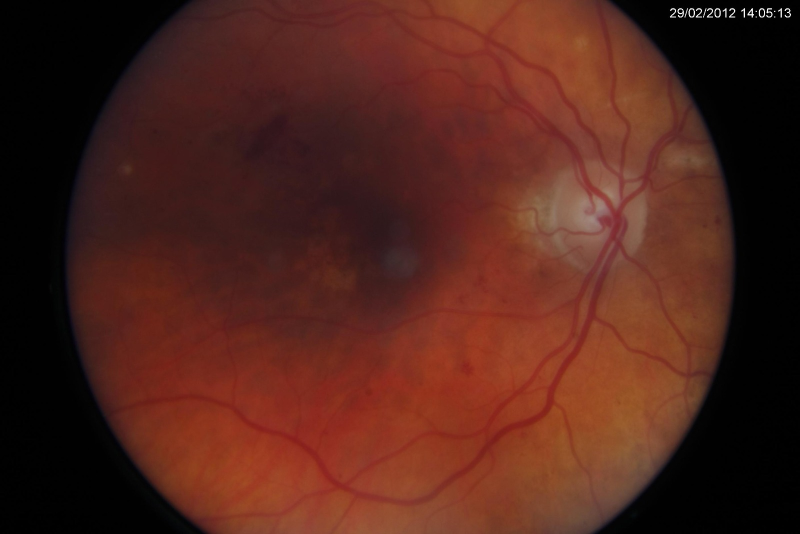
#> input picture Fundus.jpeg, 1600 x 1068 px, found by its file name (shown at 1/2 size)
$ jupyter execute FundusImageEdgeExtraction.ipynb   (older library calls are emulated)
#> lines starting #> are read from the running program, lines starting #| are printed output that depends on the picture; after the words box and inside, x2 and y2 are one past the last pixel; in counts of white or black regions, pixels touching at a corner belong together
## People in group :

1.   Kaja Gnana Prakash - 224101027
2.   Vudatha Venkata Narendra - 224101060
3.   Maddala Karthik - 224101029
4.   Tejas Chandra Karreddula - 224101052
5.   Ashish Kumar Pal - 224101009

### **Assignment Moto**
To detect the edges in the fundus image using morphological operations.

## **Solution 1**
## Image Processing Steps :

1.   Extract the green channel from the given RBG image
2.   Applying histogram equalization on the extarcted image
3.   Perform erosion on the extarcted image
4.   Perform opening operation on the image obtained
5.   Do gaussian blurring on the obtained image
6.   Apply sobel operator for the obtained image
7.   Erode and dilate the image

## **Solution 2**
## Image Processing Steps :

1.   Extract the green channel from the given RBG image
2.   Applying histogram equalization on the extarcted image
3.   Adding gaussian noise to the obtained image
4.   Do canny edge detection for the image obtained
5.   Apply dilation to the obtained
6.   Apply erosion to the obtained

# **Start of solution 1**

**IMPORT PACKAGES**

[cell 1]
import cv2
import numpy as np
import math
from matplotlib import pyplot as plt

**READ IMAGE**

[cell 2]
I = cv2.imread("fundus.jpeg",cv2.IMREAD_UNCHANGED)
#> I is the input picture: shape (1068, 1600, 3); mean B, G, R 27.2, 36.4, 80.5
I = cv2.cvtColor(I, cv2.COLOR_BGR2RGB)
#print(I.shape)
#plt.plot()

**EXTRACTING GREEN CHANNEL**

[cell 3]
green_channel = I[:,:,1]
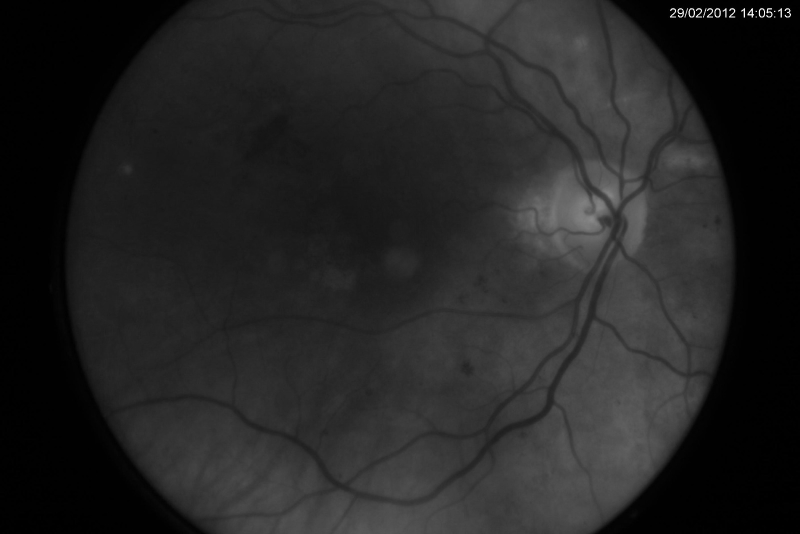
#> green_channel: shape (1068, 1600) (shown at 1/2 size); min 0, max 255, mean 36.4
# plt.imshow(green_channel)
# plt.plot()

**APPLYING HISTOGRAM EQUALISATION**

[cell 4]
clahe = cv2.createCLAHE(clipLimit = 5)
final_img = clahe.apply(green_channel) + 30
final_img=cv2.cvtColor(final_img, cv2.COLOR_BGR2RGB)
#> final_img: shape (1068, 1600, 3)
plt.imshow(final_img)
plt.plot()

**PERFORMING EROSION**

[cell 5]
kernel = np.ones((5, 5), np.uint8)
img_erosion = cv2.erode(final_img, kernel, iterations=1)
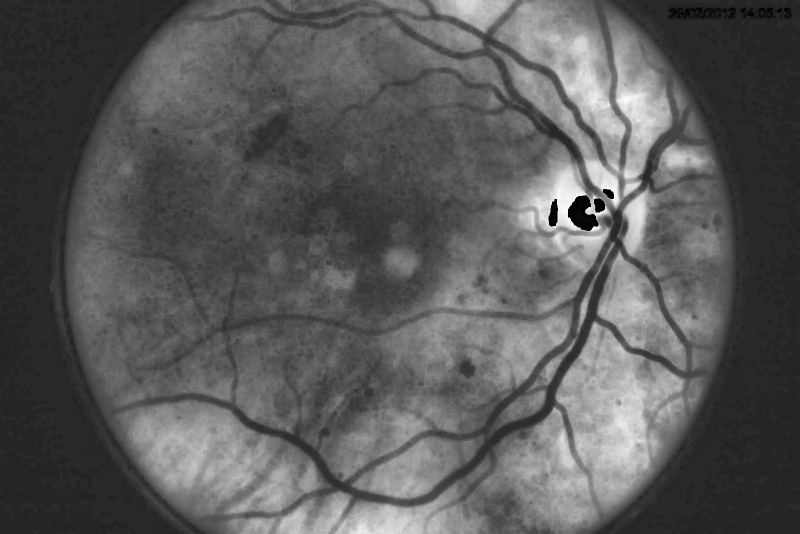
#> img_erosion: shape (1068, 1600, 3) (shown at 1/2 size); min 0, max 251, mean 89.7
img_erosion=cv2.cvtColor(img_erosion, cv2.COLOR_BGR2RGB)
plt.imshow(img_erosion)
plt.plot()

**OPENING OPERATION**

[cell 6]
kernel = np.ones((3, 3), np.uint8)
opening = cv2.morphologyEx(img_erosion, cv2.MORPH_OPEN, kernel, iterations=1)
opening=cv2.cvtColor(opening, cv2.COLOR_BGR2RGB)
plt.imshow(opening)
plt.plot()

**DO GAUSSIAN BLUR**

[cell 7]
img_blur = cv2.GaussianBlur(opening, (21,21), 0)
plt.imshow(img_blur)
plt.plot()

**DO SOBEL EDGE DETECTION**

[cell 8]
sobelx = cv2.Sobel(img_blur,cv2.CV_64F,1,0,ksize=3)
thresh, bin1 = cv2.threshold(sobelx, 15, 70, cv2.THRESH_BINARY)
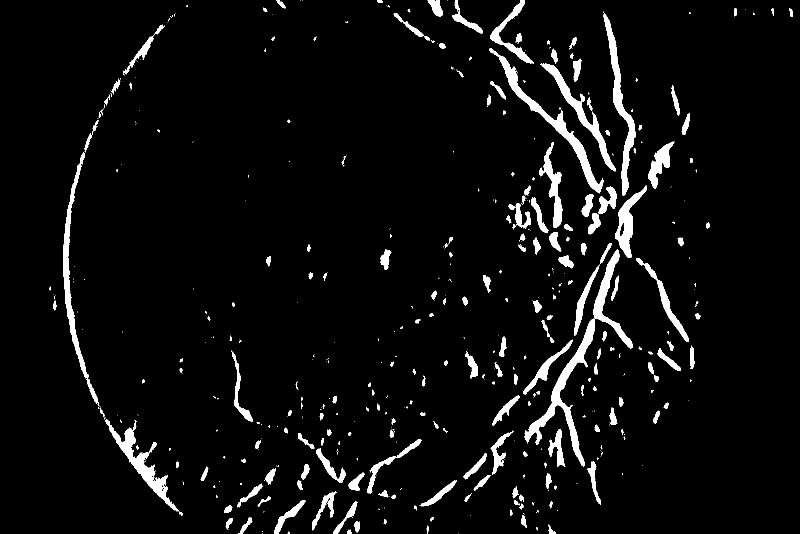
#> bin1: shape (1068, 1600, 3) float64 (shown at 1/2 size); values 0 (black) and 70 (white), 4.9% white; 469 white regions (256 under 20 px), largest, box (x1, y1, x2, y2) and area: (1049, 637, 1190, 933) 6076, (979, 96, 1207, 387) 5504, (1206, 23, 1272, 392) 4678
image = cv2.resize(bin1, (1880,2816))
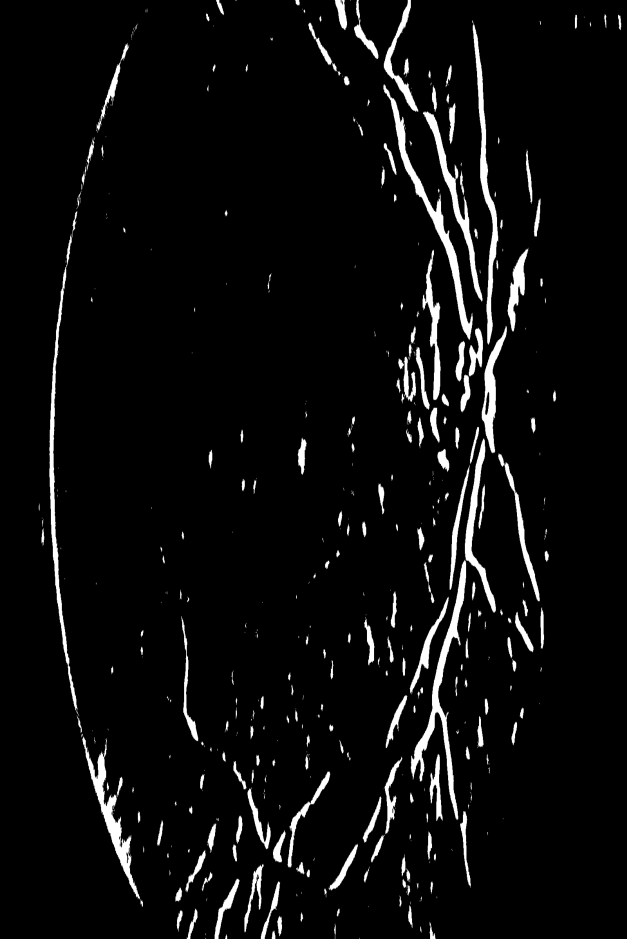
#> image: shape (2816, 1880, 3) float64 (shown at 1/3 size); min 0, max 70, mean 3.5; drawn with min black and max white
sobely = cv2.Sobel(img_blur,cv2.CV_64F,0,1,ksize=3)
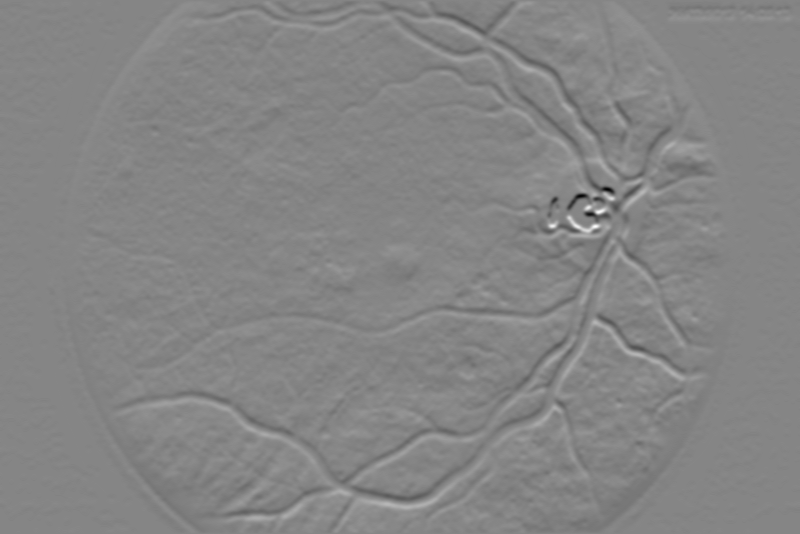
#> sobely: shape (1068, 1600, 3) float64 (shown at 1/2 size); min -215, max 197, mean 0.1; drawn with min black and max white
thresh, bin2 = cv2.threshold(sobely, 15, 70, cv2.THRESH_BINARY)
#> bin2: shape (1068, 1600, 3) float64; values 0 (black) and 70 (white), 5.1% white; 444 white regions (219 under 20 px), largest, box (x1, y1, x2, y2) and area: (239, 795, 642, 947) 5398, (1108, 636, 1406, 798) 5299, (669, 904, 978, 1065) 5268
#Dilating the image
img_dilation2 = cv2.dilate(bin2, np.ones((3, 3), np.uint8), iterations=1)
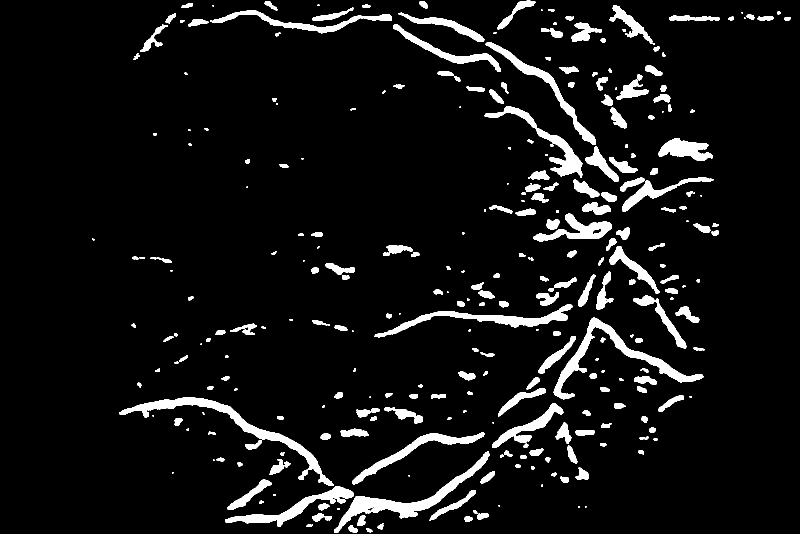
#> img_dilation2: shape (1068, 1600, 3) float64 (shown at 1/2 size); values 0 (black) and 70 (white), 7% white; 303 white regions (47 under 20 px), largest, box (x1, y1, x2, y2) and area: (238, 794, 668, 972) 7293, (668, 903, 979, 1066) 6748, (1107, 635, 1407, 799) 6594
fig = plt.figure(figsize=(10, 7))
rows = 2
columns = 2
fig.add_subplot(rows, columns, 1)
# showing image
plt.imshow(bin2)
plt.axis('off')
plt.title("OUTPUT Image")

# **Solution 2**

**IMPORTING imshow**

[cell 9]
from google.colab.patches import cv2_imshow

**IMPORT** **PACKAGES**

[cell 10]
import cv2
import numpy as np
import matplotlib.pyplot as plt

**READING THE IMAGE**

[cell 11]
img = cv2.imread("fundus.jpeg")

**EXTRACTING THE GREEN CHANNEL**

[cell 12]
green_channel = img[:,:,1]
cv2_imshow(green_channel)

**HISTOGRAM EQUALISING**

[cell 13]
clahe = cv2.createCLAHE(clipLimit=2.0, tileGridSize=(8,8))
equalized = clahe.apply(green_channel)
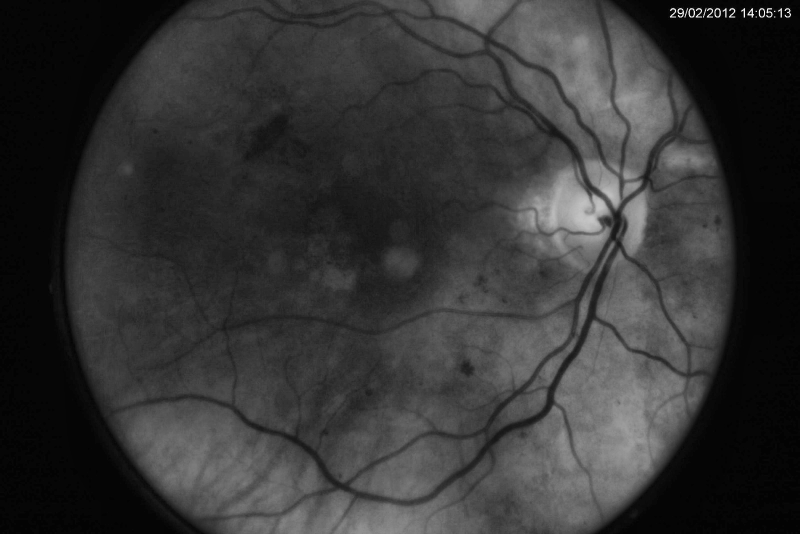
#> equalized: shape (1068, 1600) (shown at 1/2 size); min 2, max 255, mean 52.7
cv2_imshow(equalized)

**ADDING GAUSSIAN NOISE**

[cell 14]
gauss = cv2.GaussianBlur(equalized, (21,21), 0)
cv2_imshow(gauss)

**APPLYING CANNY EDGE DETECTION**

[cell 15]
lwr = 5 # Lower Threshold
upr = 20  # Upper threshold
edge = cv2.Canny(gauss, lwr, upr)
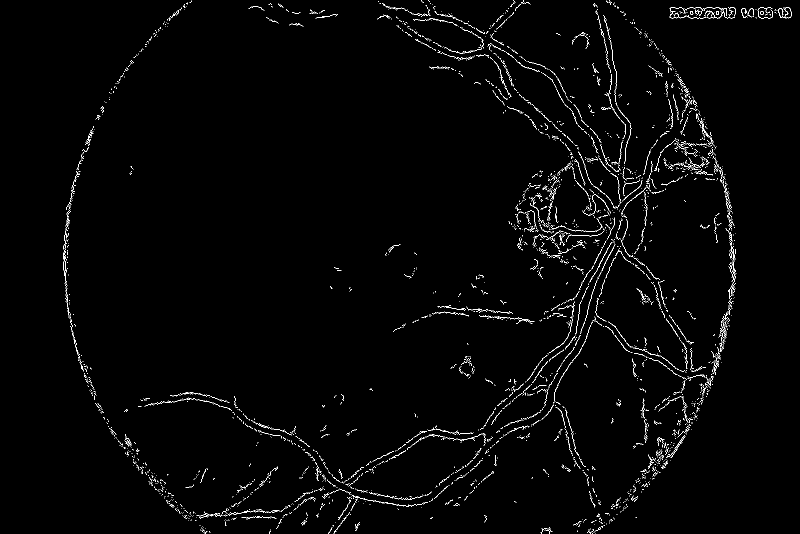
#> edge: shape (1068, 1600) (shown at 1/2 size); 1.5% white in thin lines or dots
cv2.imwrite("edges.jpg", edge)
cv2_imshow(edge)

**APPLYING DILATION**

[cell 16]
kernel1 = np.ones((5, 5), np.uint8)
dilation1 = cv2.dilate(edge, kernel1, iterations=5)
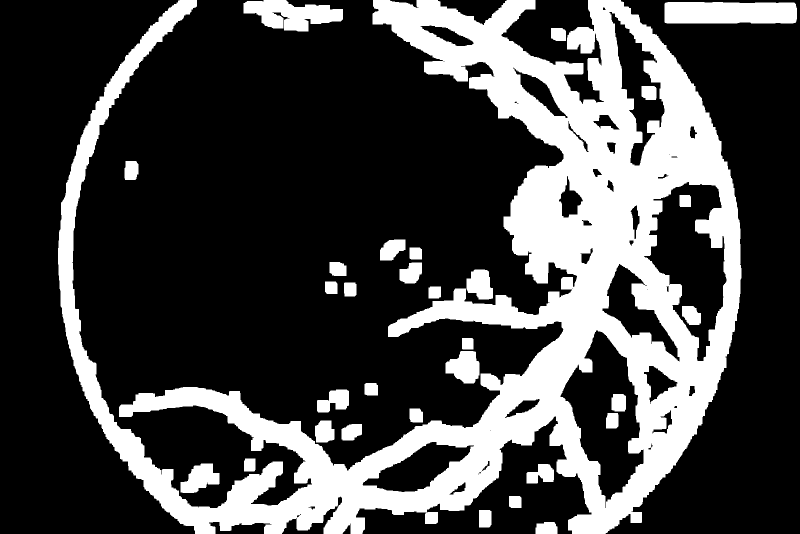
#> dilation1: shape (1068, 1600) (shown at 1/2 size); 27.4% white; 31 white regions, largest, box (x1, y1, x2, y2) and area: (116, 0, 1483, 1068) 417541, (1329, 4, 1594, 47) 11079, (487, 0, 686, 63) 7932
cv2_imshow(dilation1)

**EROSION**

[cell 17]
kernel3 = np.ones((3, 3), np.uint8)
erosion1 = cv2.erode(dilation1, kernel3, iterations=4)
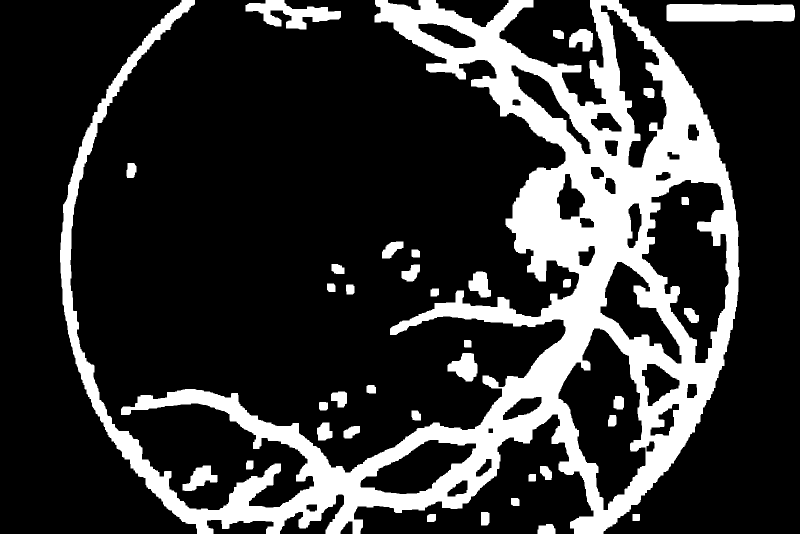
#> erosion1: shape (1068, 1600) (shown at 1/2 size); 20.9% white; 37 white regions, largest, box (x1, y1, x2, y2) and area: (120, 0, 1479, 1068) 323245, (1333, 8, 1590, 43) 8631, (491, 0, 682, 59) 5308
cv2_imshow(erosion1)
